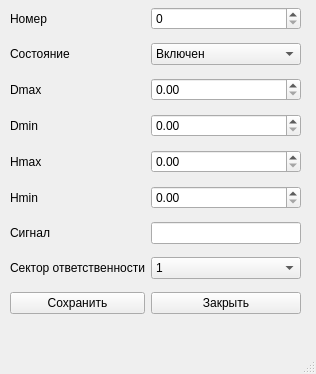
<?xml version="1.0" encoding="UTF-8"?>
<ui version="4.0">
 <class>RLSw</class>
 <widget class="QMainWindow" name="RLSw">
  <property name="geometry">
   <rect>
    <x>0</x>
    <y>0</y>
    <width>316</width>
    <height>374</height>
   </rect>
  </property>
  <property name="windowTitle">
   <string>MainWindow</string>
  </property>
  <widget class="QWidget" name="centralwidget">
   <widget class="QWidget" name="gridLayoutWidget">
    <property name="geometry">
     <rect>
      <x>10</x>
      <y>0</y>
      <width>291</width>
      <height>321</height>
     </rect>
    </property>
    <layout class="QGridLayout" name="gridLayout">
     <item row="4" column="0">
      <widget class="QLabel" name="label_5">
       <property name="text">
        <string>Hmax</string>
       </property>
      </widget>
     </item>
     <item row="3" column="1">
      <widget class="QDoubleSpinBox" name="doubleSpinBox_4"/>
     </item>
     <item row="0" column="0">
      <widget class="QLabel" name="label">
       <property name="text">
        <string>Номер</string>
       </property>
      </widget>
     </item>
     <item row="5" column="0">
      <widget class="QLabel" name="label_6">
       <property name="text">
        <string>Hmin</string>
       </property>
      </widget>
     </item>
     <item row="3" column="0">
      <widget class="QLabel" name="label_4">
       <property name="text">
        <string>Dmin</string>
       </property>
      </widget>
     </item>
     <item row="7" column="1">
      <widget class="QComboBox" name="comboBox_2">
       <item>
        <property name="text">
         <string>1</string>
        </property>
       </item>
       <item>
        <property name="text">
         <string>2</string>
        </property>
       </item>
       <item>
        <property name="text">
         <string>3</string>
        </property>
       </item>
       <item>
        <property name="text">
         <string>4</string>
        </property>
       </item>
      </widget>
     </item>
     <item row="6" column="1">
      <widget class="QLineEdit" name="lineEdit_2"/>
     </item>
     <item row="2" column="1">
      <widget class="QDoubleSpinBox" name="doubleSpinBox"/>
     </item>
     <item row="4" column="1">
      <widget class="QDoubleSpinBox" name="doubleSpinBox_3"/>
     </item>
     <item row="0" column="1">
      <widget class="QSpinBox" name="spinBox"/>
     </item>
     <item row="7" column="0">
      <widget class="QLabel" name="label_8">
       <property name="text">
        <string>Сектор ответственности</string>
       </property>
      </widget>
     </item>
     <item row="1" column="1">
      <widget class="QComboBox" name="comboBox">
       <item>
        <property name="text">
         <string>Включен</string>
        </property>
       </item>
       <item>
        <property name="text">
         <string>Выключен</string>
        </property>
       </item>
      </widget>
     </item>
     <item row="5" column="1">
      <widget class="QDoubleSpinBox" name="doubleSpinBox_2"/>
     </item>
     <item row="1" column="0">
      <widget class="QLabel" name="label_2">
       <property name="text">
        <string>Состояние</string>
       </property>
      </widget>
     </item>
     <item row="6" column="0">
      <widget class="QLabel" name="label_7">
       <property name="text">
        <string>Сигнал</string>
       </property>
      </widget>
     </item>
     <item row="2" column="0">
      <widget class="QLabel" name="label_3">
       <property name="text">
        <string>Dmax</string>
       </property>
      </widget>
     </item>
     <item row="8" column="0">
      <widget class="QPushButton" name="pushButton">
       <property name="text">
        <string>Сохранить</string>
       </property>
      </widget>
     </item>
     <item row="8" column="1">
      <widget class="QPushButton" name="pushButton_2">
       <property name="text">
        <string>Закрыть</string>
       </property>
      </widget>
     </item>
    </layout>
   </widget>
  </widget>
  <widget class="QMenuBar" name="menubar">
   <property name="geometry">
    <rect>
     <x>0</x>
     <y>0</y>
     <width>316</width>
     <height>21</height>
    </rect>
   </property>
  </widget>
  <widget class="QStatusBar" name="statusbar"/>
 </widget>
 <resources/>
 <connections/>
</ui>
